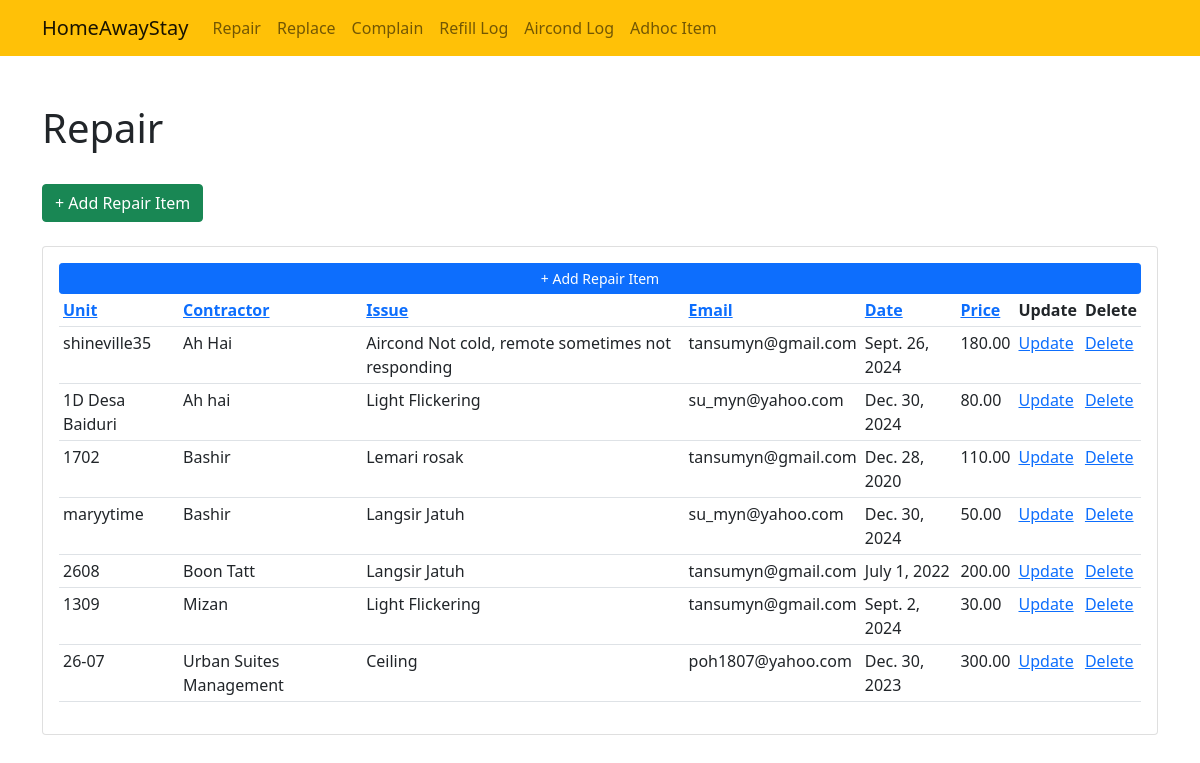
Page /repair/?sort_by=contractor&order=asc on the committed database.
### homestay/models.py (models this page shows, shortened)
class RepairForm(models.Model):
    unit_number = models.CharField(max_length=20)
    contractor = models.CharField(max_length=40)
    repair_issue = models.CharField(max_length=200)
    email = models.EmailField()
    date = models.DateField()
    price = models.DecimalField(max_digits=10, decimal_places=2)

### homestay/views.py (the view)
# urls.py: path('repair/', views.repair, name='repair'),
def repair(request):
    sort_by = request.GET.get('sort_by', 'date')  # Default sort by date
    order = request.GET.get('order', 'asc')  # Default ascending order
    repair_forms = RepairForm.objects.all()
    if order == 'desc':
        sort_by = F(sort_by).desc(nulls_last=True)
    else:
        sort_by = F(sort_by).asc(nulls_last=True)
    repair_forms = repair_forms.order_by(sort_by)
    context = {
        'repair_forms': repair_forms,
        'current_sort': request.GET.get('sort_by', 'date'),
        'current_order': order,
    }
    return render(request, 'repair.html', context)

### homestay/templates/repair.html
{% extends 'base.html' %}
{% block content %}
<div class="container">
    <h1 class="pt-5">Repair</h1>
    <br>
    <a href="{% url 'add_repair' %}" class="btn btn-success" role="button">+ Add Repair Item</a>
    <br>
    <br>
</div>
<div class="container">
    <div class="card card-body">
        <a class="btn btn-primary btn-sm btn-block" href="{% url 'add_repair' %}">+ Add Repair Item</a>
        <table class="table table-sm">
            <tr>
                <th><a href="?sort_by=unit_number&order={% if current_sort == 'unit_number' and current_order == 'asc' %}desc{% else %}asc{% endif %}">Unit</a></th>
                <th><a href="?sort_by=contractor&order={% if current_sort == 'contractor' and current_order == 'asc' %}desc{% else %}asc{% endif %}">Contractor</a></th>
                <th><a href="?sort_by=repair_issue&order={% if current_sort == 'repair_issue' and current_order == 'asc' %}desc{% else %}asc{% endif %}">Issue</a></th>
                <th><a href="?sort_by=email&order={% if current_sort == 'email' and current_order == 'asc' %}desc{% else %}asc{% endif %}">Email</a></th>
                <th><a href="?sort_by=date&order={% if current_sort == 'date' and current_order == 'asc' %}desc{% else %}asc{% endif %}">Date</a></th>
                <th><a href="?sort_by=price&order={% if current_sort == 'price' and current_order == 'asc' %}desc{% else %}asc{% endif %}">Price</a></th>
                <th>Update</th>
                <th>Delete</th>
            </tr>
            {% for n in repair_forms %}
                <tr>
                    <td>{{n.unit_number}}</td>
                    <td>{{n.contractor}}</td>
                    <td>{{n.repair_issue}}</td>
                    <td>{{n.email}}</td>
                    <td>{{n.date}}</td>
                    <td>{{n.price}}</td>
                    <td><a href="">Update</a></td>
                    <td><a href="">Delete</a></td>
                </tr>
            {% endfor %}
        </table>
    </div>
</div>
<br>
</div>
{% endblock %}

### rows in the picture
RepairForm: unit_number "shineville35", contractor "Ah Hai", repair_issue "Aircond Not cold, remote sometimes not responding", email "tansumyn@gmail.com", date "Sept. 26, 2024", price "180.00"
RepairForm: unit_number "1D Desa Baiduri", contractor "Ah hai", repair_issue "Light Flickering", email "su_myn@yahoo.com", date "Dec. 30, 2024", price "80.00"
RepairForm: unit_number "1702", contractor "Bashir", repair_issue "Lemari rosak", email "tansumyn@gmail.com", date "Dec. 28, 2020", price "110.00"
RepairForm: unit_number "maryytime", contractor "Bashir", repair_issue "Langsir Jatuh", email "su_myn@yahoo.com", date "Dec. 30, 2024", price "50.00"
RepairForm: unit_number "2608", contractor "Boon Tatt", repair_issue "Langsir Jatuh", email "tansumyn@gmail.com", date "July 1, 2022", price "200.00"
RepairForm: unit_number "1309", contractor "Mizan", repair_issue "Light Flickering", email "tansumyn@gmail.com", date "Sept. 2, 2024", price "30.00"
RepairForm: unit_number "26-07", contractor "Urban Suites Management", repair_issue "Ceiling", email "poh1807@yahoo.com", date "Dec. 30, 2023", price "300.00"
